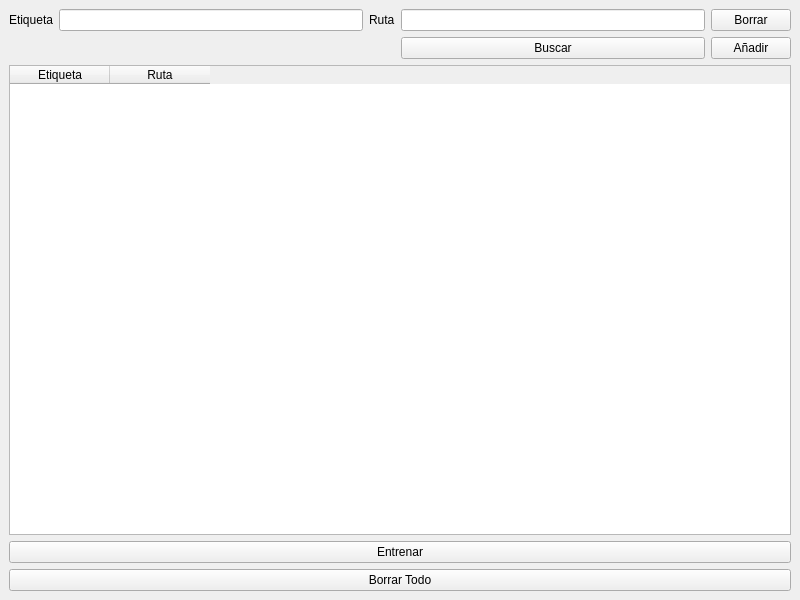
<?xml version="1.0" encoding="UTF-8"?>
<ui version="4.0">
 <class>MainWindow</class>
 <widget class="QMainWindow" name="MainWindow">
  <property name="geometry">
   <rect>
    <x>0</x>
    <y>0</y>
    <width>800</width>
    <height>600</height>
   </rect>
  </property>
  <property name="windowTitle">
   <string>MainWindow</string>
  </property>
  <widget class="QWidget" name="centralwidget">
   <layout class="QGridLayout" name="gridLayout">
    <item row="3" column="0">
     <widget class="QPushButton" name="pushButton_2">
      <property name="text">
       <string>Borrar Todo</string>
      </property>
     </widget>
    </item>
    <item row="1" column="0">
     <widget class="QTableWidget" name="tableWidget">
      <column>
       <property name="text">
        <string>Etiqueta</string>
       </property>
      </column>
      <column>
       <property name="text">
        <string>Ruta</string>
       </property>
      </column>
     </widget>
    </item>
    <item row="0" column="0">
     <layout class="QGridLayout" name="gridLayout_2">
      <item row="2" column="1">
       <widget class="QLineEdit" name="lineEdit_Etiqueta"/>
      </item>
      <item row="2" column="3">
       <widget class="QLineEdit" name="lineEdit_Ruta"/>
      </item>
      <item row="2" column="0">
       <widget class="QLabel" name="label">
        <property name="text">
         <string>Etiqueta</string>
        </property>
       </widget>
      </item>
      <item row="2" column="2">
       <widget class="QLabel" name="label_2">
        <property name="text">
         <string>Ruta</string>
        </property>
       </widget>
      </item>
      <item row="3" column="3">
       <widget class="QPushButton" name="pushButton_Buscar_Ruta">
        <property name="text">
         <string>Buscar</string>
        </property>
       </widget>
      </item>
      <item row="3" column="4">
       <widget class="QPushButton" name="pushButton_Aadir_ruta">
        <property name="text">
         <string>Añadir</string>
        </property>
       </widget>
      </item>
      <item row="2" column="4">
       <widget class="QPushButton" name="pushButton_3">
        <property name="text">
         <string>Borrar</string>
        </property>
       </widget>
      </item>
     </layout>
    </item>
    <item row="2" column="0">
     <widget class="QPushButton" name="pushButton_Entrenar">
      <property name="text">
       <string>Entrenar</string>
      </property>
     </widget>
    </item>
   </layout>
  </widget>
 </widget>
 <resources/>
 <connections/>
</ui>
